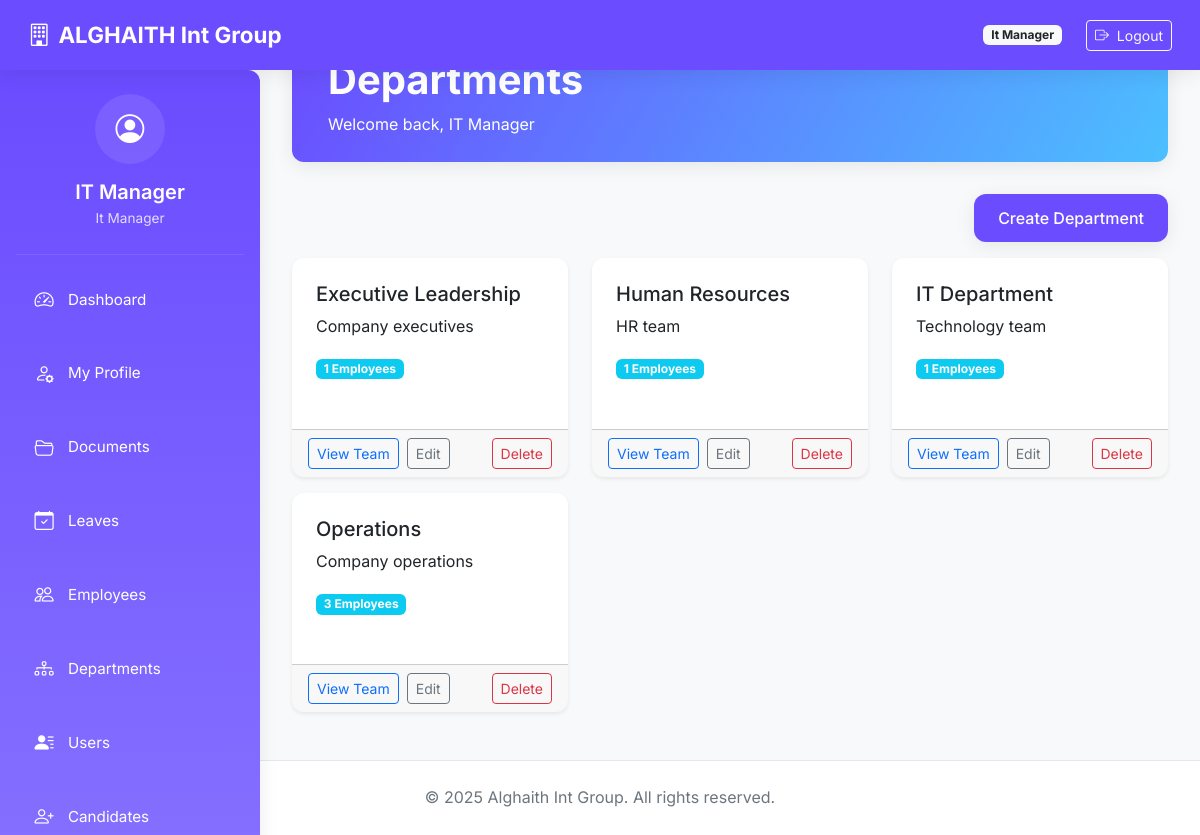
The app's page /department/ (signed in) with its own data.
### core/models.py (models this page shows, shortened)
class User(db.Model, UserMixin):
    __tablename__ = 'users'
    id = db.Column(db.Integer, primary_key=True)
    email = db.Column(db.String(120), unique=True, nullable=False, index=True)
    password_hash = db.Column(db.String(200), nullable=False)
    name = db.Column(db.String(100), nullable=False)
    role = db.Column(db.String(50), nullable=False)  # General Director, IT Manager, etc.
    avatar = db.Column(db.String(255), nullable=True)
    access_code = db.Column(db.String(20), unique=True, nullable=False)
    phone = db.Column(db.String(20), nullable=True)
    position = db.Column(db.String(100), nullable=True)
    created_at = db.Column(db.DateTime, default=datetime.utcnow)
    last_login = db.Column(db.DateTime)
    login_count = db.Column(db.Integer, default=0)
    is_active = db.Column(db.Boolean, default=True, nullable=False)
    documents = db.relationship('UserDocument', back_populates='user', cascade="all, delete-orphan")
    folders_created = db.relationship('Folder', back_populates='creator', cascade="all, delete-orphan")
    activities = db.relationship('ActivityLog', back_populates='user', cascade="all, delete-orphan")
    leave_requests = db.relationship('LeaveRequest', back_populates='requester', foreign_keys='LeaveRequest.user_id')
    approved_requests = db.relationship('LeaveRequest', back_populates='approver', foreign_keys='LeaveRequest.approver_id')
    @property
    def is_authenticated(self):
        return True

class Department(db.Model):
    __tablename__ = "departments"
    id = db.Column(db.Integer, primary_key=True)
    name = db.Column(db.String(120), unique=True, nullable=False)
    description = db.Column(db.Text, nullable=True)
    created_at = db.Column(db.DateTime, default=datetime.utcnow)
    employees = db.relationship("Employee", back_populates="department", lazy="selectin")
    candidates = db.relationship("Candidate", back_populates="department", lazy="selectin")

### modules/department/routes.py (the view)
@department_bp.route('/')
@login_required
def list_departments():
    departments = Department.query.order_by(Department.name).all()
    summary = []
    for dept in departments:
        employees = Employee.query.filter_by(department_id=dept.id).all()
        serialized_employees = [
            {
                'id': emp.id,
                'full_name': emp.full_name,
                'job_title': emp.job_title,
                'phone': emp.phone,
                'actual_address': emp.actual_address,
                'mother_country_address': emp.mother_country_address,
                'nationality': emp.nationality,
                'id_number': emp.id_number
            } for emp in employees
        ]
        summary.append({
            'department': {
                'id': dept.id,
                'name': dept.name,
                'description': dept.description
            },
            'employee_count': len(employees),
            'employees': serialized_employees
        })
    delete_form = DeleteForm()
    return render_template('dashboard/departments/list.html', summary=summary, delete_form=delete_form)

### app.py (called while the page is built)
@login_manager.user_loader
def load_user(user_id):
    from core.models import User
    return db.session.get(User, int(user_id))

@app.before_request
def make_session_permanent():
    session.permanent = True

### templates/dashboard/departments/list.html (shortened to what this page needs)
{% extends "dashboard/base_dashboard.html" %}
{% block dashboard_title %}Departments{% endblock %}
{% block dashboard_content %}
<div class="row mb-3">
    <div class="col-12 text-end">
        <a href="{{ url_for('department.create_department') }}" class="btn btn-primary">Create Department</a>
    </div>
</div>
<div class="row">
    {% for item in summary %}
    <div class="col-md-4 mb-3">
        <div class="card shadow-sm h-100">
            <div class="card-body">
                <h5 class="card-title">{{ item.department.name }}</h5>
                <p class="card-text text-truncate" title="{{ item.department.description }}">
                    {{ item.department.description or 'No description provided' }}
                </p>
                <span class="badge bg-info">{{ item.employee_count }} Employees</span>
            </div>
            <div class="card-footer d-flex justify-content-between align-items-center">
                <div class="d-flex gap-2">
                    <a href="{{ url_for('department.view_department', dept_id=item.department.id) }}" class="btn btn-sm btn-outline-primary">
                        View Team
                    </a>
                    <a href="{{ url_for('department.edit_department', dept_id=item.department.id) }}" class="btn btn-sm btn-outline-secondary">
                        Edit
                    </a>
                </div>
                <form method="POST" action="{{ url_for('department.delete_department', dept_id=item.department.id) }}">
                    <button type="submit" class="btn btn-sm btn-outline-danger"
                        onclick="return confirm('Are you sure you want to delete this department?');">
                        Delete
                    </button>
                </form>
            </div>
        </div>
    </div>
    {% endfor %}
</div>
{% endblock %}

### templates/dashboard/base_dashboard.html (shortened to what this page needs)
<!DOCTYPE html>
<html lang="en">
<head>
    <link href="https://cdn.jsdelivr.net/npm/bootstrap@5.3.0/dist/css/bootstrap.min.css" rel="stylesheet">
    <link href="https://cdn.jsdelivr.net/npm/bootstrap-icons@1.10.5/font/bootstrap-icons.css" rel="stylesheet">
    <link rel="stylesheet" href="{{ url_for('static', filename='css/styles.css') }}">
</head>
<body>
<nav class="navbar navbar-expand-lg navbar-dark">
    <div class="container-fluid">
        <a class="navbar-brand" href="{{ url_for('dashboard.role_dashboard') }}">
            <i class="bi bi-building me-2"></i>ALGHAITH Int Group
        </a>
        <div class="d-flex align-items-center">
            <span class="badge bg-light text-dark me-3 d-none d-md-inline">{{ current_user.role|replace('_', ' ')|title }}</span>
            {% if current_user.is_authenticated %}
            <div class="desktop-logout">
                <form method="post" action="{{ url_for('auth.logout') }}" class="ms-2 d-inline">
                    <button type="submit" class="btn btn-sm btn-outline-light">
                        <i class="bi bi-box-arrow-right me-1"></i> Logout
                    </button>
                </form>
            </div>
            {% endif %}
        </div>
    </div>
</nav>
<div class="sidebar" id="sidebarMenu">
    <div class="sidebar-header">
        <div class="user-info">
            <div class="user-avatar">
                <i class="bi bi-person-circle"></i>
            </div>
            <h5 class="user-name">{{ current_user.name }}</h5>
            <div class="user-role">{{ current_user.role|replace('_', ' ')|title }}</div>
        </div>
    </div>
    <ul class="nav flex-column">
        <li class="nav-item">
            <a class="nav-link" href="{{ url_for('dashboard.role_dashboard') }}">
                <i class="bi bi-speedometer2"></i> <span class="link-text">Dashboard</span>
            </a>
        </li>
        <li class="nav-item">
            <a class="nav-link" href="{{ url_for('profile.my_profile') }}">
                <i class="bi bi-person-gear"></i> <span class="link-text">My Profile</span>
            </a>
        </li>
        <li class="nav-item">
            <a class="nav-link" href="{{ url_for('docs.list_documents') }}">
                <i class="bi bi-folder2-open"></i> <span class="link-text">Documents</span>
            </a>
        </li>
        <li class="nav-item">
            <a class="nav-link" href="{{ url_for('leave.leaves_dashboard') }}">
                <i class="bi bi-calendar-check"></i> <span class="link-text">Leaves</span>
            </a>
        </li>
        <li class="nav-item">
            <a class="nav-link" href="{{ url_for('dashboard.employee_summary') }}">
                <i class="bi bi-people"></i> <span class="link-text">Employees</span>
            </a>
        </li>
        <li class="nav-item">
            <a class="nav-link" href="{{ url_for('department.department_summary') }}">
                <i class="bi bi-diagram-3"></i> <span class="link-text">Departments</span>
            </a>
        </li>
        <li class="nav-item">
            <a class="nav-link" href="{{ url_for('dashboard.user_management') }}">
                <i class="bi bi-person-lines-fill"></i> <span class="link-text">Users</span>
            </a>
        </li>
        <li class="nav-item">
            <a class="nav-link" href="{{ url_for('candidates.list_candidates') }}">
                <i class="bi bi-person-plus"></i> <span class="link-text">Candidates</span>
            </a>
        </li>
    </ul>
</div>
<div class="main-content">
    <div class="dashboard-header">
        <div class="container-fluid">
            <h1 class="dashboard-title">{% block dashboard_title %}Dashboard{% endblock %}</h1>
            <p class="mb-0">Welcome back, {{ current_user.name }}</p>
        </div>
    </div>
    {% block dashboard_content %}{% endblock %}
</div>
<footer>
    <div class="container-fluid">
        &copy; 2025 Alghaith Int Group. All rights reserved.
    </div>
</footer>
</body>
</html>

### static/css/styles.css (style rules this page uses)
:root { --brand-primary: #6b4cff; --brand-secondary: #2ad29b; --brand-accent: #4cbfff; --background: #ffffff; --card-bg: #f5f7fb; --text-main: #2e2e2e; --text-muted: #8a94a6; --success: #2ecc71; --warning: #f1c40f; --danger: #e74c3c; --shadow-soft: 0 10px 30px rgba(0,0,0,0.08); --radius-lg: 1rem; --sidebar-width: 220px; }
body { background-color: var(--background); color: var(--text-main); font-family: "Inter", sans-serif; line-height: 1.6; }
.navbar { box-shadow: var(--shadow-soft); }
.sidebar { min-height: 100vh; width: var(--sidebar-width); background: linear-gradient(180deg, var(--brand-primary), var(--brand-accent)); color: white; border-radius: 0 var(--radius-lg) var(--radius-lg) 0; padding: 1rem; }
.sidebar .nav-link { color: white; margin-bottom: 0.5rem; border-radius: var(--radius-lg); padding: 0.5rem 1rem; transition: all 0.2s ease-in-out; display: flex; align-items: center; gap: 0.5rem; }
.card, .dashboard-link-card { background: var(--card-bg); border-radius: var(--radius-lg); box-shadow: var(--shadow-soft); transition: transform 0.2s; }
.btn-primary { background: var(--brand-primary); border: none; border-radius: var(--radius-lg); box-shadow: var(--shadow-soft); transition: all 0.2s ease-in-out; }
.main-content { padding: 2rem; }

### records on screen
User: role "It Manager", name "IT Manager"
Department: department.name "Executive Leadership", department "Company executives"
Department: department.name "Human Resources", department "HR team"
Department: department.name "IT Department", department "Technology team"
Department: department.name "Operations", department "Company operations"

### other values on screen
{{ item.employee_count }} "1" "1" "1" "3"
